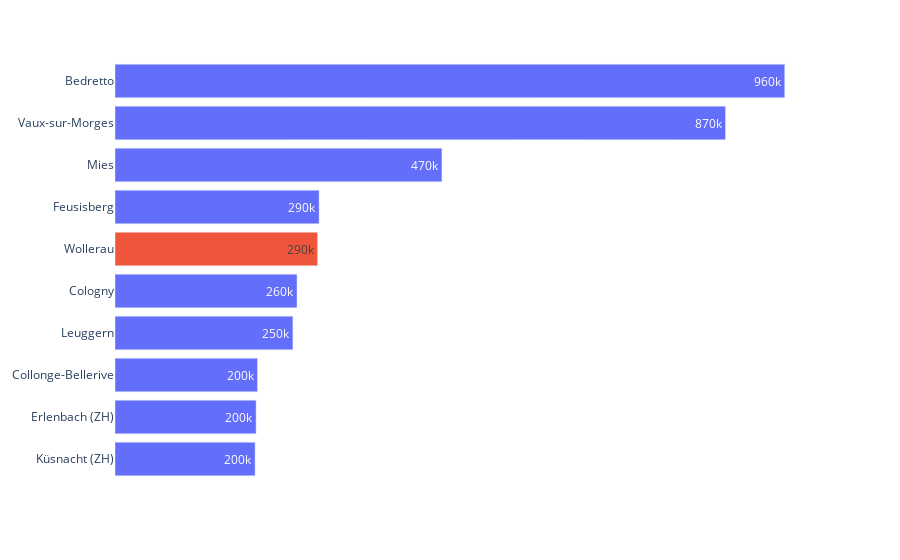

Notebook code cell kept with this figure:
### Code cell
fig = px.bar(y=top10_comm.community,
             x=top10_comm.taxable_income_per_capita,
            orientation='h',
            text_auto='.2s',
            color = (top10_comm.community == 'Wollerau'))

# we don't need the xaxis anymore, because we have the labels
fig.update_xaxes(visible=False)

# to re-create the order
fig.update_layout(yaxis={'categoryorder':'total ascending'})

# to remove color legend
fig.update_traces(showlegend=False)

layout_helper(fig).show()

### Figure 1 — Plotly figure (JSON) as saved in the notebook; plotly's stock layout.template omitted (floating-point values rounded to 4 significant figures)
{"data": [{"alignmentgroup": "True", "hovertemplate": "color=False<br>x=%{x}<br>y=%{y}<extra></extra>", "legendgroup": "False", "marker": {"color": "#636efa", "pattern": {"shape": ""}}, "name": "False", "offsetgroup": "False", "orientation": "h", "showlegend": false, "textposition": "auto", "texttemplate": "%{x:.2s}", "type": "bar", "x": [200732, 202169, 204179, 254883, 260821, 292442, 468384, 874743, 959570], "xaxis": "x", "y": ["Küsnacht (ZH)", "Erlenbach (ZH)", "Collonge-Bellerive", "Leuggern", "Cologny", "Feusisberg", "Mies", "Vaux-sur-Morges", "Bedretto"], "yaxis": "y"}, {"alignmentgroup": "True", "hovertemplate": "color=True<br>x=%{x}<br>y=%{y}<extra></extra>", "legendgroup": "True", "marker": {"color": "#EF553B", "pattern": {"shape": ""}}, "name": "True", "offsetgroup": "True", "orientation": "h", "showlegend": false, "textposition": "auto", "texttemplate": "%{x:.2s}", "type": "bar", "x": [290306], "xaxis": "x", "y": ["Wollerau"], "yaxis": "y"}], "layout": {"autosize": true, "barmode": "relative", "legend": {"title": {"text": "color"}, "tracegroupgap": 0}, "margin": {"t": 60}, "paper_bgcolor": "rgba(0, 0, 0, 0)", "plot_bgcolor": "rgba(0, 0, 0, 0)", "xaxis": {"anchor": "y", "autorange": true, "domain": [0, 1], "range": [0, 1010000.0], "showgrid": false, "title": {}, "type": "linear", "visible": false}, "yaxis": {"anchor": "x", "autorange": true, "categoryorder": "total ascending", "domain": [0, 1], "range": [-0.5, 9.5], "showgrid": false, "title": {}, "type": "category"}}}
